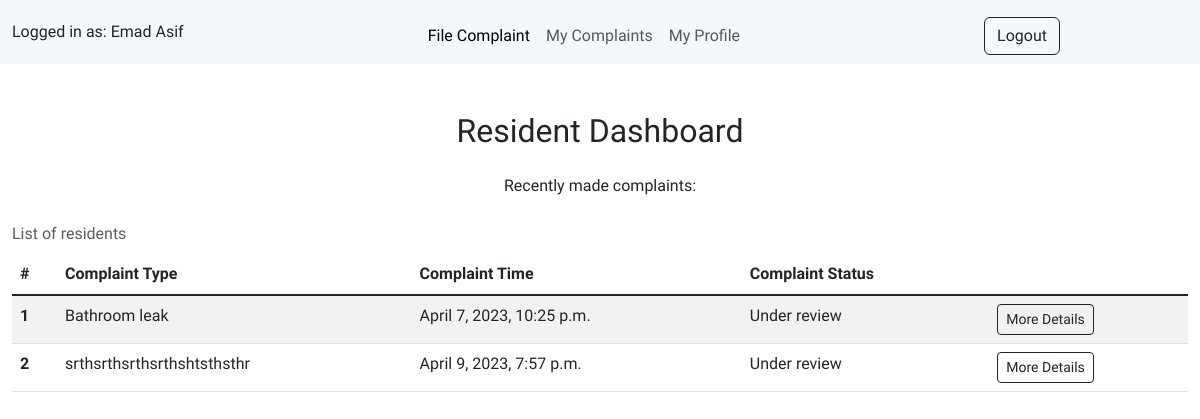
The page /resident/dashboard (signed in) on the database as committed earlier.
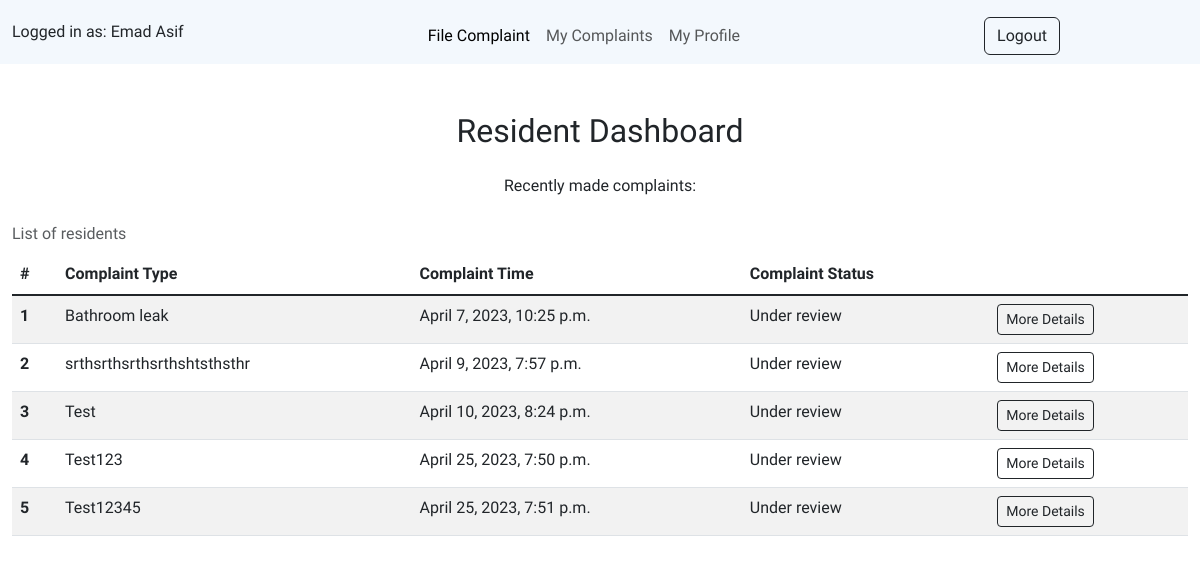
The same page on the database as committed later.
### ComplaintApp/models.py (models this page shows)
class Complaint(models.Model):
    COMPLAINT_STATUS_CHOICES = (
        ('one', 'Under review'),
        ('two', 'Being resolved'),
        ('three', 'Resolved')
        )
    ComplaintType = models.CharField(max_length=255)
    ComplaintDescription = models.TextField()
    ComplaintTime = models.DateTimeField(auto_now=True)
    ComplaintStatus = models.CharField(max_length=50, choices=COMPLAINT_STATUS_CHOICES, default='Under review')
    resident = models.ForeignKey(CustomUser, on_delete=models.CASCADE, limit_choices_to={'groups__name': 'Resident'})

### ComplaintApp/views.py (the view)
# urls.py: path('resident/dashboard', views.resident_dashboard, name='resident_dashboard'),
def resident_dashboard(request:HttpRequest):
    if request.user.is_authenticated:
        user = CustomUser.objects.get(pk = request.user.id)
        if user is not None and user.groups.filter(name='Resident').exists():
            flat = Flat.objects.get(resident = user)
            complaint = Complaint.objects.filter(resident = user).values()
            return render(request, 'resident/resident-dashboard.html', {'flat': flat, 'complaints':complaint})
    return redirect(reverse_lazy('home'))

### ComplaintApp/templates/resident/resident-dashboard.html (shortened to what this page needs)
{% extends 'base.html' %}
{% load static %}
{% block styles %}
    <link rel="stylesheet" href="{% static 'css/resident-dashboard.css' %}">
{% endblock %}
{% block content %}
<header id="header">
    <section id="title">
      <div class="container-fluid">
        <nav class="navbar navbar-expand-lg pt-3">
          <h6 class="">
            Logged in as: {{request.user.first_name}} {{request.user.last_name}}
          </h6>
          <div class="collapse navbar-collapse" id="navbarSupportedContent">
            <ul class="navbar-nav dashboard-nav ms-auto me-auto">
              <li class="nav-item">
                <a class="nav-link active" aria-current="page" href="{% url 'register_complaint' %}"
                  >File Complaint</a
                >
              </li>
              <li class="nav-item">
                <a class="nav-link" href="#">My Complaints</a>
              </li>
              <li class="nav-item">
                <a class="nav-link" href="#">My Profile</a>
              </li>
            </ul>
            <div class="logout-btn">
              <a href="{% url 'logout' %}" class="btn btn-outline-dark">Logout</a>
            </div>
          </div>
        </nav>
      </div>
    </section>
  </header>
  <main id="main-section">
    <section class="main-heading-section">
      <div class="container-fluid">
        <h2 class="text-center">Resident Dashboard</h2>
        <p class="text-center pt-3">Recently made complaints:</p>
      </div>
    </section>
    <section class="complaints">
      <div class="container-fluid scrollme">
        <table
          class="table caption-top table-responsive table-hover table-striped">
          <caption>
            List of residents
          </caption>
          <thead>
            <tr>
              <th scope="col">#</th>
              <th scope="col">Complaint Type</th>
              <th scope="col">Complaint Time</th>
              <th scope="col">Complaint Status</th>
            </tr>
          </thead>
          <tbody class="table-group-divider">
            {% for complain in complaints %}
            <tr>
              <th scope="row"> {{forloop.counter}} </th>
              <td>{{complain.ComplaintType}}</td>
              <td>{{complain.ComplaintTime}} </td>
              <td>{{complain.ComplaintStatus}} </td>
              <td><a href="#" class="btn btn-outline-dark btn-sm">More Details</a></td>
            </tr>
            {% endfor %}
          </tbody>
        </table>
      </div>
    </section>
  </main>
{% endblock %}

Rows that differ between the two databases and show on the page:
added Complaint: ComplaintType "Test", ComplaintTime "April 10, 2023, 8:24 p.m.", ComplaintStatus "Under review"
added Complaint: ComplaintType "Test123", ComplaintTime "April 25, 2023, 7:50 p.m.", ComplaintStatus "Under review"
added Complaint: ComplaintType "Test12345", ComplaintTime "April 25, 2023, 7:51 p.m.", ComplaintStatus "Under review"
